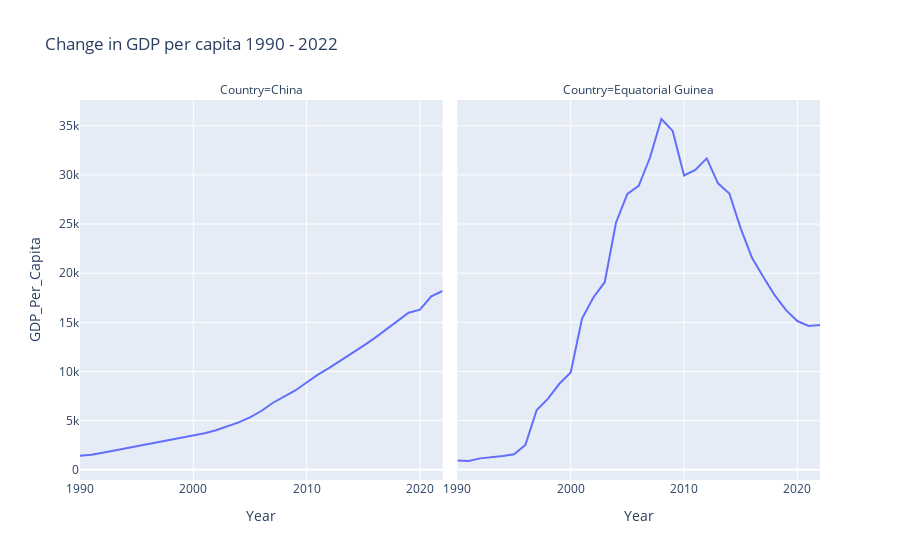
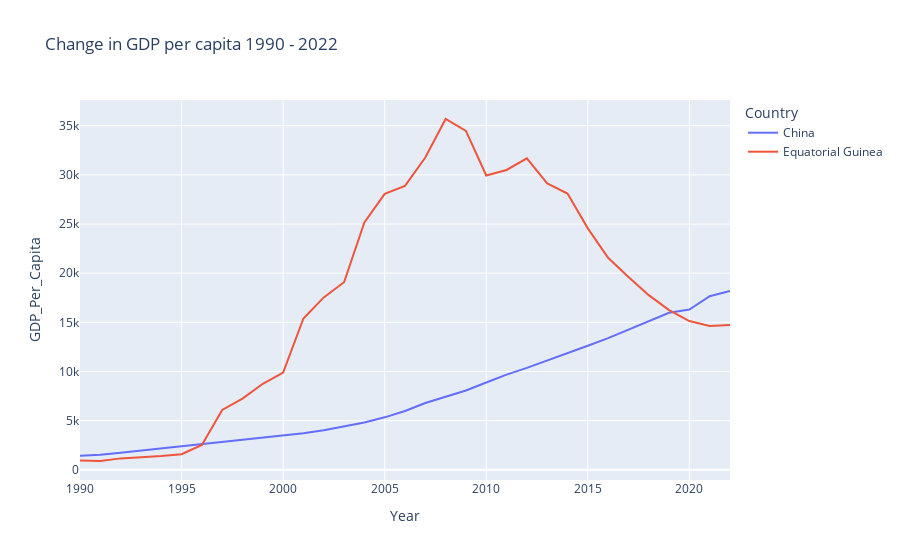

Notebook code for these charts, in order:
### Markdown cell above
- **These line graphs show Equatorial Guinea's astronomical ascent and then rapid decline in GDP per capita, whereas China has had a near exponential increase in GDP per capita continuously increaseing throughout the time period shown on the plot. These are the top two countries in percent change GDP per capita, though the path taken to get from a similar starting point in 1990 to 2018 is very different.**

### Code cell
gdp_df_china_eq_guinea = gdp_df[gdp_df['Country'].isin(['Equatorial Guinea', 'China'])].sort_values(['Country', 'Year'])
gdp_df_china_eq_guinea['Country'] = gdp_df_china_eq_guinea['Country'].astype('category')
gdp_df_china_eq_guinea

fig = px.line(gdp_df_china_eq_guinea, x='Year', y='GDP_Per_Capita', facet_col='Country', title='Change in GDP per capita 1990 - 2022')
fig2 = px.line(gdp_df_china_eq_guinea, x='Year', y='GDP_Per_Capita', color = 'Country', title='Change in GDP per capita 1990 - 2022') 
display(fig)
display(fig2)

### Figure 1 — Plotly figure (JSON) as saved in the notebook; plotly's stock layout.template omitted (floating-point values rounded to 4 significant figures)
{"data": [{"hovertemplate": "Country=China<br>Year=%{x}<br>GDP_Per_Capita=%{y}<extra></extra>", "legendgroup": "", "line": {"color": "#636efa", "dash": "solid"}, "marker": {"symbol": "circle"}, "mode": "lines", "name": "", "orientation": "v", "showlegend": false, "type": "scatter", "x": [1990, 1991, 1992, 1993, 1994, 1995, 1996, 1997, 1998, 1999, 2000, 2001, 2002, 2003, 2004, 2005, 2006, 2007, 2008, 2009, 2010, 2011, 2012, 2013, 2014, 2015, 2016, 2017, 2018, 2019, 2020, 2021, 2022], "xaxis": "x", "y": [1424.0, 1535.0, 1732.0, 1950.0, 2179.0, 2391.0, 2601.0, 2813.0, 3004.0, 3207.0, 3452.0, 3712.0, 4024.0, 4401.0, 4817.0, 5335.0, 5980.0, 6795.0, 7413.0, 8069.0, 8885.0, 9680.0, 10370.0, 11100.0, 11850.0, 12610.0, 13400.0, 14240.0, 15130.0, 15980.0, 16300.0, 17660.0, 18190.0], "yaxis": "y"}, {"hovertemplate": "Country=Equatorial Guinea<br>Year=%{x}<br>GDP_Per_Capita=%{y}<extra></extra>", "legendgroup": "", "line": {"color": "#636efa", "dash": "solid"}, "marker": {"symbol": "circle"}, "mode": "lines", "name": "", "orientation": "v", "showlegend": false, "type": "scatter", "x": [1990, 1991, 1992, 1993, 1994, 1995, 1996, 1997, 1998, 1999, 2000, 2001, 2002, 2003, 2004, 2005, 2006, 2007, 2008, 2009, 2010, 2011, 2012, 2013, 2014, 2015, 2016, 2017, 2018, 2019, 2020, 2021, 2022], "xaxis": "x2", "y": [936.4, 893.1, 1160.0, 1241.0, 1395.0, 1578.0, 2530.0, 6085.0, 7242.0, 8749.0, 9891.0, 15390.0, 17530.0, 19080.0, 25160.0, 28080.0, 28880.0, 31770.0, 35690.0, 34480.0, 29940.0, 30500.0, 31680.0, 29140.0, 28110.0, 24560.0, 21570.0, 19620.0, 17760.0, 16240.0, 15130.0, 14640.0, 14730.0], "yaxis": "y2"}], "layout": {"annotations": [{"font": {}, "showarrow": false, "text": "Country=China", "x": 0.245, "xanchor": "center", "xref": "paper", "y": 1, "yanchor": "bottom", "yref": "paper"}, {"font": {}, "showarrow": false, "text": "Country=Equatorial Guinea", "x": 0.755, "xanchor": "center", "xref": "paper", "y": 1, "yanchor": "bottom", "yref": "paper"}], "legend": {"tracegroupgap": 0}, "title": {"text": "Change in GDP per capita 1990 - 2022"}, "xaxis": {"anchor": "y", "domain": [0, 0.49], "title": {"text": "Year"}}, "xaxis2": {"anchor": "y2", "domain": [0.51, 1], "matches": "x", "title": {"text": "Year"}}, "yaxis": {"anchor": "x", "domain": [0, 1], "title": {"text": "GDP_Per_Capita"}}, "yaxis2": {"anchor": "x2", "domain": [0, 1], "matches": "y", "showticklabels": false}}}

### Figure 2 — Plotly figure (JSON) as saved in the notebook; plotly's stock layout.template omitted (floating-point values rounded to 4 significant figures)
{"data": [{"hovertemplate": "Country=China<br>Year=%{x}<br>GDP_Per_Capita=%{y}<extra></extra>", "legendgroup": "China", "line": {"color": "#636efa", "dash": "solid"}, "marker": {"symbol": "circle"}, "mode": "lines", "name": "China", "orientation": "v", "showlegend": true, "type": "scatter", "x": [1990, 1991, 1992, 1993, 1994, 1995, 1996, 1997, 1998, 1999, 2000, 2001, 2002, 2003, 2004, 2005, 2006, 2007, 2008, 2009, 2010, 2011, 2012, 2013, 2014, 2015, 2016, 2017, 2018, 2019, 2020, 2021, 2022], "xaxis": "x", "y": [1424.0, 1535.0, 1732.0, 1950.0, 2179.0, 2391.0, 2601.0, 2813.0, 3004.0, 3207.0, 3452.0, 3712.0, 4024.0, 4401.0, 4817.0, 5335.0, 5980.0, 6795.0, 7413.0, 8069.0, 8885.0, 9680.0, 10370.0, 11100.0, 11850.0, 12610.0, 13400.0, 14240.0, 15130.0, 15980.0, 16300.0, 17660.0, 18190.0], "yaxis": "y"}, {"hovertemplate": "Country=Equatorial Guinea<br>Year=%{x}<br>GDP_Per_Capita=%{y}<extra></extra>", "legendgroup": "Equatorial Guinea", "line": {"color": "#EF553B", "dash": "solid"}, "marker": {"symbol": "circle"}, "mode": "lines", "name": "Equatorial Guinea", "orientation": "v", "showlegend": true, "type": "scatter", "x": [1990, 1991, 1992, 1993, 1994, 1995, 1996, 1997, 1998, 1999, 2000, 2001, 2002, 2003, 2004, 2005, 2006, 2007, 2008, 2009, 2010, 2011, 2012, 2013, 2014, 2015, 2016, 2017, 2018, 2019, 2020, 2021, 2022], "xaxis": "x", "y": [936.4, 893.1, 1160.0, 1241.0, 1395.0, 1578.0, 2530.0, 6085.0, 7242.0, 8749.0, 9891.0, 15390.0, 17530.0, 19080.0, 25160.0, 28080.0, 28880.0, 31770.0, 35690.0, 34480.0, 29940.0, 30500.0, 31680.0, 29140.0, 28110.0, 24560.0, 21570.0, 19620.0, 17760.0, 16240.0, 15130.0, 14640.0, 14730.0], "yaxis": "y"}], "layout": {"legend": {"title": {"text": "Country"}, "tracegroupgap": 0}, "title": {"text": "Change in GDP per capita 1990 - 2022"}, "xaxis": {"anchor": "y", "domain": [0, 1], "title": {"text": "Year"}}, "yaxis": {"anchor": "x", "domain": [0, 1], "title": {"text": "GDP_Per_Capita"}}}}
